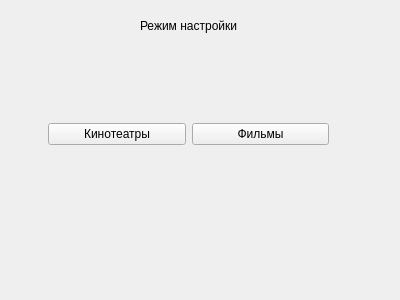
<?xml version="1.0" encoding="UTF-8"?>
<ui version="4.0">
 <class>Form</class>
 <widget class="QWidget" name="Form">
  <property name="geometry">
   <rect>
    <x>0</x>
    <y>0</y>
    <width>400</width>
    <height>300</height>
   </rect>
  </property>
  <property name="windowTitle">
   <string>Form</string>
  </property>
  <widget class="QLabel" name="label">
   <property name="geometry">
    <rect>
     <x>140</x>
     <y>10</y>
     <width>111</width>
     <height>31</height>
    </rect>
   </property>
   <property name="toolTip">
    <string>&lt;html&gt;&lt;head/&gt;&lt;body&gt;&lt;p&gt;&lt;span style=&quot; font-size:14pt;&quot;&gt;Режим настройки&lt;/span&gt;&lt;/p&gt;&lt;/body&gt;&lt;/html&gt;</string>
   </property>
   <property name="text">
    <string>Режим настройки</string>
   </property>
  </widget>
  <widget class="QWidget" name="horizontalLayoutWidget">
   <property name="geometry">
    <rect>
     <x>48</x>
     <y>79</y>
     <width>281</width>
     <height>111</height>
    </rect>
   </property>
   <layout class="QHBoxLayout" name="horizontalLayout">
    <item>
     <widget class="QPushButton" name="pushButton">
      <property name="text">
       <string>Кинотеатры</string>
      </property>
     </widget>
    </item>
    <item>
     <widget class="QPushButton" name="pushButton_2">
      <property name="text">
       <string>Фильмы</string>
      </property>
     </widget>
    </item>
   </layout>
  </widget>
 </widget>
 <resources/>
 <connections/>
</ui>
